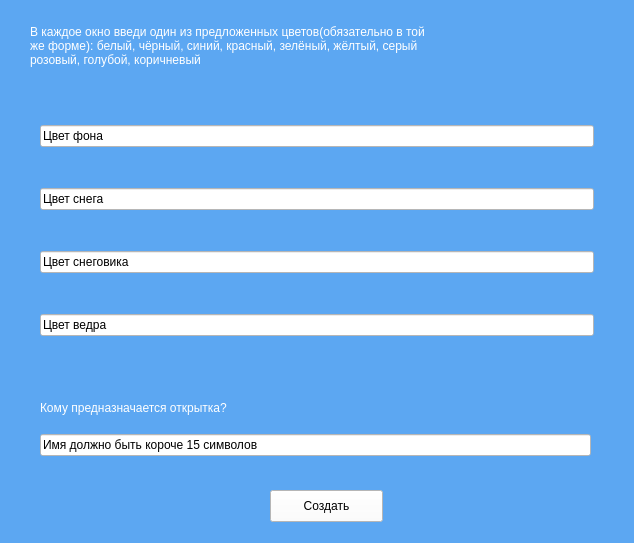
<?xml version="1.0" encoding="UTF-8"?>
<ui version="4.0">
 <class>Form</class>
 <widget class="QWidget" name="Form">
  <property name="geometry">
   <rect>
    <x>0</x>
    <y>0</y>
    <width>634</width>
    <height>543</height>
   </rect>
  </property>
  <property name="windowTitle">
   <string>Form</string>
  </property>
  <property name="styleSheet">
   <string notr="true">background-color: rgb(92, 167, 242);</string>
  </property>
  <widget class="QWidget" name="verticalLayoutWidget">
   <property name="geometry">
    <rect>
     <x>40</x>
     <y>90</y>
     <width>554</width>
     <height>281</height>
    </rect>
   </property>
   <layout class="QVBoxLayout" name="verticalLayout">
    <item>
     <widget class="QLineEdit" name="background_color">
      <property name="styleSheet">
       <string notr="true">background-color: rgb(255, 255, 255);
font: 14pt &quot;Courier New&quot;;</string>
      </property>
      <property name="text">
       <string>Цвет фона</string>
      </property>
     </widget>
    </item>
    <item>
     <widget class="QLineEdit" name="snow_color">
      <property name="styleSheet">
       <string notr="true">background-color: rgb(255, 255, 255);
font: 14pt &quot;Courier New&quot;;</string>
      </property>
      <property name="text">
       <string>Цвет снега</string>
      </property>
     </widget>
    </item>
    <item>
     <widget class="QLineEdit" name="snowman_color">
      <property name="styleSheet">
       <string notr="true">background-color: rgb(255, 255, 255);
font: 14pt &quot;Courier New&quot;;</string>
      </property>
      <property name="text">
       <string>Цвет снеговика</string>
      </property>
     </widget>
    </item>
    <item>
     <widget class="QLineEdit" name="extra_color">
      <property name="styleSheet">
       <string notr="true">background-color: rgb(255, 255, 255);
font: 14pt &quot;Courier New&quot;;</string>
      </property>
      <property name="text">
       <string>Цвет ведра</string>
      </property>
     </widget>
    </item>
   </layout>
  </widget>
  <widget class="QLabel" name="label">
   <property name="geometry">
    <rect>
     <x>30</x>
     <y>20</y>
     <width>601</width>
     <height>51</height>
    </rect>
   </property>
   <property name="styleSheet">
    <string notr="true">font: 14pt &quot;Courier New&quot;;
color: rgb(255, 255, 255);</string>
   </property>
   <property name="text">
    <string>В каждое окно введи один из предложенных цветов(обязательно в той
же форме): белый, чёрный, синий, красный, зелёный, жёлтый, серый
розовый, голубой, коричневый </string>
   </property>
  </widget>
  <widget class="QLabel" name="label_3">
   <property name="geometry">
    <rect>
     <x>40</x>
     <y>400</y>
     <width>411</width>
     <height>16</height>
    </rect>
   </property>
   <property name="styleSheet">
    <string notr="true">color: rgb(255, 255, 255);
font: 14pt &quot;Courier New&quot;;</string>
   </property>
   <property name="text">
    <string>Кому предназначается открытка?</string>
   </property>
  </widget>
  <widget class="QPushButton" name="create_button1">
   <property name="geometry">
    <rect>
     <x>270</x>
     <y>490</y>
     <width>113</width>
     <height>32</height>
    </rect>
   </property>
   <property name="styleSheet">
    <string notr="true">background-color: rgb(255, 255, 255);
font: 14pt &quot;Courier New&quot;;</string>
   </property>
   <property name="text">
    <string>Создать</string>
   </property>
  </widget>
  <widget class="QWidget" name="verticalLayoutWidget_2">
   <property name="geometry">
    <rect>
     <x>40</x>
     <y>430</y>
     <width>551</width>
     <height>31</height>
    </rect>
   </property>
   <layout class="QVBoxLayout" name="verticalLayout_2">
    <item>
     <widget class="QLineEdit" name="name">
      <property name="styleSheet">
       <string notr="true">background-color: rgb(255, 255, 255);
font: 14pt &quot;Courier New&quot;;</string>
      </property>
      <property name="text">
       <string>Имя должно быть короче 15 символов</string>
      </property>
     </widget>
    </item>
   </layout>
  </widget>
 </widget>
 <resources/>
 <connections/>
</ui>
